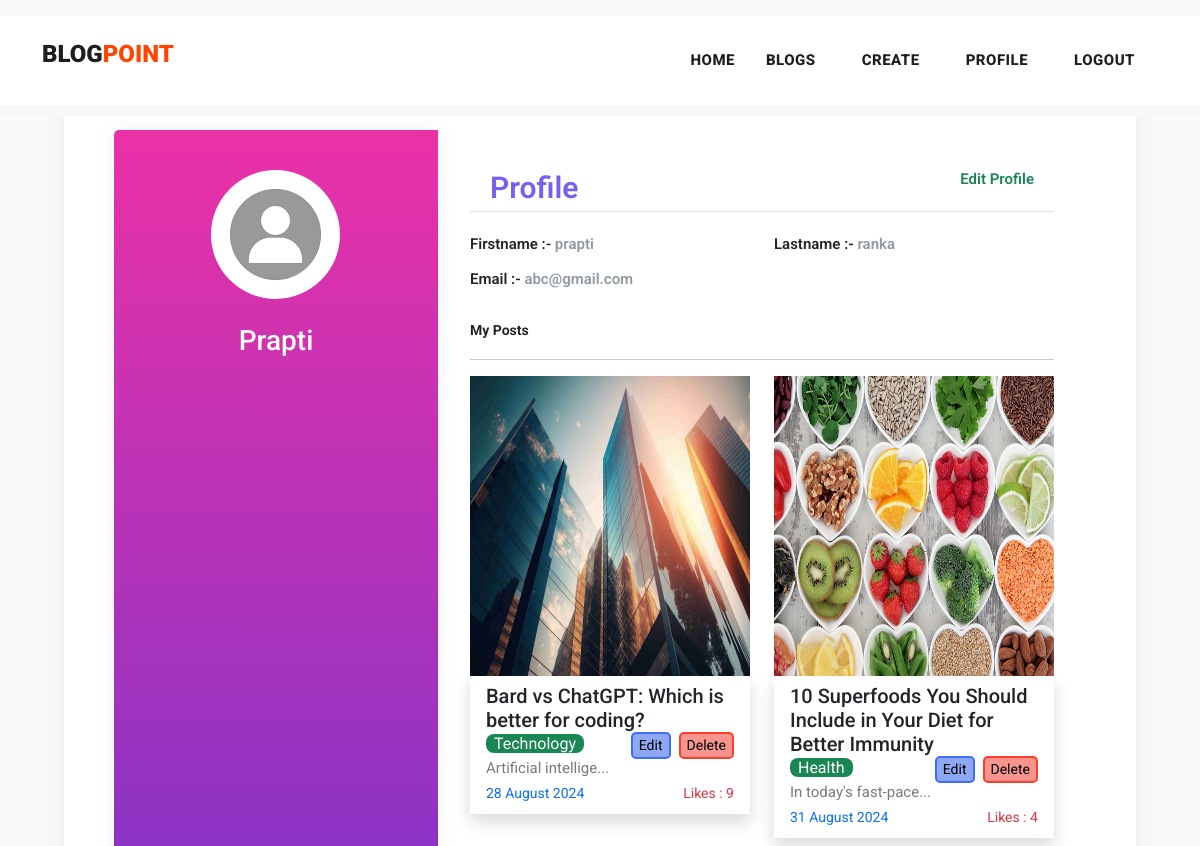
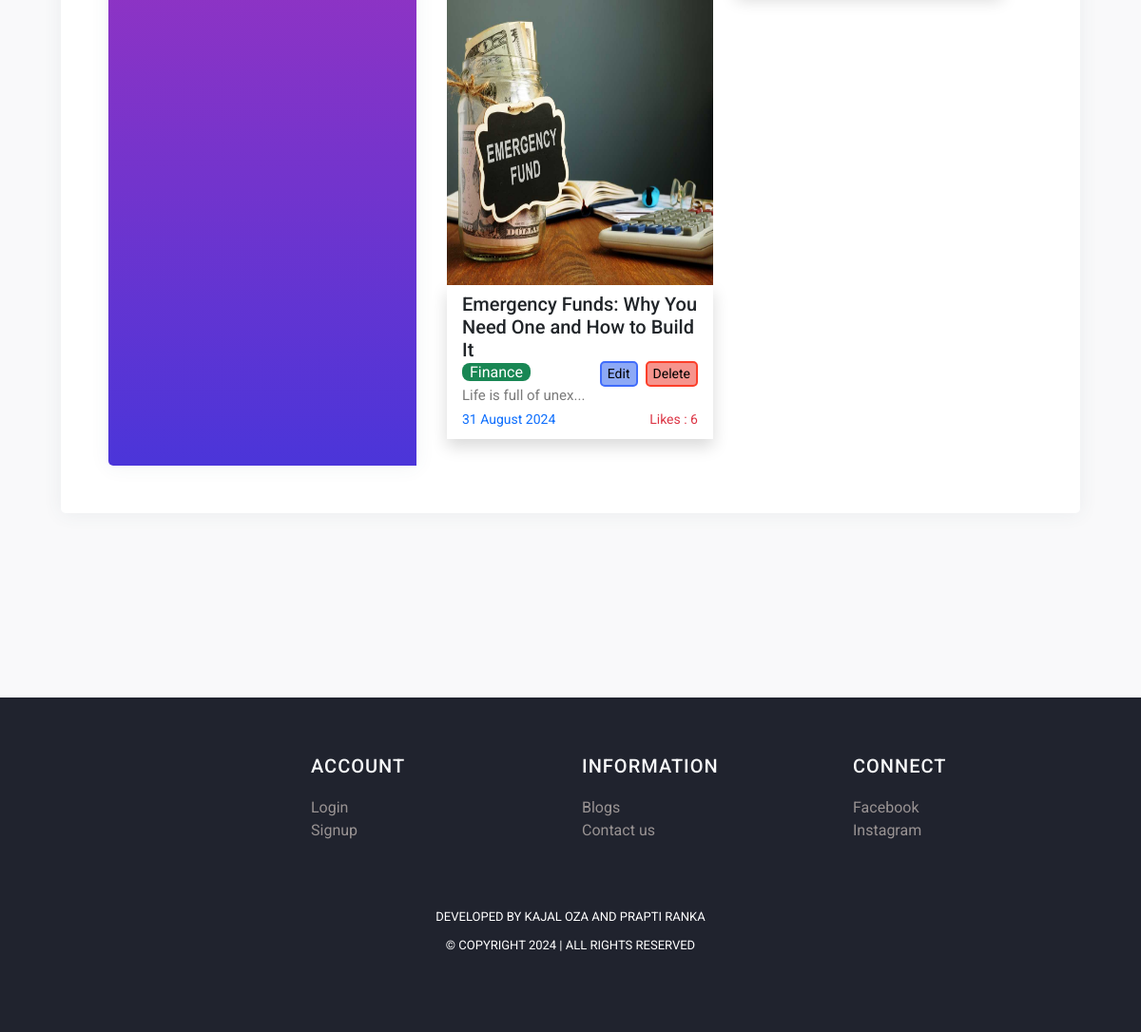
/profile/13, run on the app's committed database (2 pictures, top to bottom).
### myapp/models.py (models this page shows, shortened)
class Post(models.Model):
    postname = models.CharField(max_length=600)
    category = models.CharField(max_length=600)
    image = models.ImageField(upload_to='images/posts',blank=True,null=True)
    content = models.CharField(max_length=100000)
    time = models.CharField(default=time,max_length=100, blank=True)
    likes = models.IntegerField(default=0)
    user = models.ForeignKey(User,on_delete=models.CASCADE)

### myapp/views.py (the view)
# urls.py: path("profile/<int:id>",views.profile,name='profile'),
def profile(request,id):
    return render(request,'profile.html',{
        'user':User.objects.get(id=id),
        'posts':Post.objects.all(),
        'media_url':settings.MEDIA_URL,
    })

### templates/profile.html (shortened to what this page needs)
{% load static %}
<!DOCTYPE html>
<html lang="en">
<head>
    <link href="https://cdn.jsdelivr.net/npm/bootstrap@5.3.0-alpha3/dist/css/bootstrap.min.css" rel="stylesheet"
>
    <link href="{% static 'vendor/bootstrap/css/bootstrap.min.css' %}" rel="stylesheet">
    <link rel="stylesheet" href="https://maxcdn.bootstrapcdn.com/bootstrap/4.0.0/css/bootstrap.min.css">
    <link href="https://cdn.jsdelivr.net/npm/bootstrap@5.3.0-alpha3/dist/css/bootstrap.min.css" rel="stylesheet"
>
    <link rel="stylesheet" href="{% static 'assets/css/fontawesome.css' %}">
    <link rel="stylesheet" href="{% static 'assets/css/templatemo-stand-blog.css' %}">
    <link rel="stylesheet" href="{% static 'assets/css/owl.css' %}">
</head>
<body>
    <header class="">
        <nav class="navbar navbar-expand-lg bg-white">
            <div class="container">
                <a class="navbar-brand" href="index.html">
                    <h2>BLOG<span style="color: orangered;">POINT</span></h2>
                </a>
                <div class="collapse navbar-collapse" id="navbarResponsive">
                    <ul class="navbar-nav ml-auto">
                        <li>
                            <a class="nav-link" href="{% url 'index' %}">Home
                            </a>
                        </li>
                        <li class="nav-item">
                            <a class="nav-link" href="{% url 'blog' %}">Blogs</a>
                        </li>
                        {% if user.is_authenticated %}
                        <li class="nav-item">
                            <a class="nav-link" href="{% url 'create' %}">Create</a>
                        </li>
                        <li class="nav-item">
                            <a class="nav-link" href="{% url 'profile' user.id %}">Profile</a>
                        </li>
                        <li class="nav-item">
                            <a class="nav-link" href="{% url 'logout' %}">Logout</a>
                        </li>
                        {% else %}
                        <li class="nav-item">
                            <a class="nav-link" href="{% url 'signin' %}">Login</a>
                        </li>
                        {% endif %}
                    </ul>
                </div>
            </div>
        </nav>
    </header>
    <div class="mt-3">
        <div class="page-content page-container p-lg-5 p-0" id="page-content">
            <div class="padding">
                <div class="row d-flex justify-content-center">
                    <div class="col-xl-12 col-md-12" id="card">
                        <div class="card user-card-full">
                            <div class="row m-l-0 m-r-0">
                                <div class="col-sm-4 bg-c-lite-green user-profile">
                                    <div class="card-block text-center text-white">
                                        <div class="m-b-25">
                                            <img src="{% static 'assets/images/user.png' %}" class="img-radius"
                                                alt="User-Profile-Image" style="border-radius: 50%;">
                                        </div>
                                        <h6 class="f-w-800 h3" style="text-transform: capitalize;">{{user.username}}
                                        </h6>
                                    </div>
                                </div>
                                <div class="col-sm-8">
                                    <div class="card-block">
                                        <h6 class="m-b-20 p-b-5 b-b-default f-w-600"
                                            style="font-size: 30px; padding: 20px;  color: #7461f3;">Profile <a
                                                href="{% url 'profileedit' user.id %}"
                                                class="float-right text-decoration-none text-success"
                                                style="font-size: 15px;">Edit Profile</a>
                                        </h6>
                                        <div class="row">
                                            <div class="col-sm-6">
                                                <p class="m-b-10 f-w-600 text-dark">Firstname :-
                                                    <span class="text-muted f-w-400">{{user.first_name}}</span>
                                                </p>
                                            </div>
                                            <div class="col-sm-6">
                                                <p class="m-b-10 f-w-600 text-dark">Lastname :-
                                                    <span class="text-muted f-w-400">{{user.last_name}}</span>
                                                </p>
                                            </div>
                                            <div class="col-sm-6">
                                                <p class="m-b-10 f-w-600 text-dark">Email :-
                                                    <span class="text-muted f-w-400">{{user.email}}</span>
                                                </p>
                                            </div>
                                        </div>
                                        <p class="small fw-bold pt-3 text-dark">My Posts</p>
                                        <hr>
                                        <div class="row row-cols-lg-2 row-cols-1">
                                            {% for post in posts%}
                                            {% if post.user_id == user.id %}
                                            <div class="col col-lg-6 col-12 mb-2">
                                                <img src="{{media_url}}{{post.image}}" alt="" height="300px"
                                                    width="100%">
                                                <div class="px-3 py-2 shadow">
                                                    <h5>{{post.postname}}</h5>
                                                    <a href="{% url 'deletepost' post.id %}"><button
                                                            class="ms-2 float-right small" type="submit"
                                                            style="border:2px solid rgb(252, 63, 42); border-radius: 5px; background-color: rgb(246, 148, 141);">Delete</button></a>
                                                    <a href="{% url 'editpost' post.id %}"><button
                                                            class="float-right small" type="submit"
                                                            style="border:2px solid rgb(64, 108, 251); border-radius: 5px; background-color: rgb(141, 169, 246);">Edit</button></a>
                                                    <span
                                                        class="text-white bg-success rounded-3 px-2 rounded-2">{{post.category}}</span>
                                                    <p>{{post.content|slice:"0:20"}}...</p>
                                                    <p class="small text-primary">{{post.time}}<span
                                                            class="text-danger float-right">Likes :
                                                            {{post.likes}}</span></p>
                                                </div>
                                            </div>
                                            {% endif %}
                                            {% endfor %}
                                        </div>
                                    </div>
                                </div>
                            </div>
                        </div>
                    </div>
                </div>
            </div>
        </div>
    </div>
    {% include 'footer.html' %}
</body>
</html>

### static/assets/css/templatemo-stand-blog.css (style rules this page uses)
body { font-family: 'Roboto', sans-serif; overflow-x: hidden; text-rendering: optimizeLegibility; -webkit-font-smoothing: antialiased; -moz-osx-font-smoothing: grayscale; }
p { margin-bottom: 0px; font-size: 15px; font-weight: 400; color: #7a7a7a; line-height: 30px; }
a { text-decoration: none!important; }
ul { padding: 0; margin: 0; list-style: none; }
h1,h2,h3,h4,h5,h6 { margin: 0px; }
header { position: absolute; z-index: 99999; width: 100%; height: 100px; background-color: #f7f7f7; -webkit-transition: all 0.3s ease-in-out 0s; -moz-transition: all 0.3s ease-in-out 0s; -o-transition: all 0.3s ease-in-out 0s; transition: all 0.3s ease-in-out 0s; }
header .navbar { padding: 25px 0px; }
.navbar .navbar-brand { float: left; margin-top: -12px; outline: none; }
.navbar .navbar-brand h2 { color: #1e1e1e; text-transform: uppercase; font-size: 24px; font-weight: 900; -webkit-transition: all .3s ease 0s; -moz-transition: all .3s ease 0s; -o-transition: all .3s ease 0s; transition: all .3s ease 0s; }
#navbarResponsive { z-index: 999; }
.navbar-collapse { text-align: center; }
.navbar .navbar-nav .nav-item { margin: 0px 15px; }
.navbar .navbar-nav a.nav-link { text-transform: capitalize; font-size: 15px; font-weight: 800; text-transform: uppercase; letter-spacing: 0.5px; color: #1e1e1e; transition: all 0.3s; }

### templates/profile.html (style rules this page uses)
body { background-color: #f9f9fa; width: 100vw; height: 100vh; }
.padding { padding: 1rem; }
.user-card-full { overflow: hidden; }
.card { border-radius: 5px; -webkit-box-shadow: 0 1px 20px 0 rgba(69, 90, 100, 0.08); box-shadow: 0 1px 20px 0 rgba(69, 90, 100, 0.08); border: none; margin-bottom: 30px; padding: 50px; }
.m-r-0 { margin-right: 0px; }
.m-l-0 { margin-left: 0px; }
.user-card-full .user-profile { border-radius: 5px 0 0 5px; }
.bg-c-lite-green { background: linear-gradient(to top, #4b35d9, #eb31a7); box-shadow: 0 1px 20px 0 rgba(69, 90, 100, 0.08); }
.user-profile { padding: 20px 0; }
.card-block { padding: 1.25rem; }
.m-b-25 { margin-bottom: 25px; }
.img-radius { border-radius: 5px; }
h6 { font-size: 14px; }
.card .card-block p { line-height: 25px; }
.b-b-default { border-bottom: 1px solid #e0e0e0; }
.m-b-20 { margin-bottom: 20px; }
.p-b-5 { padding-bottom: 5px !important; }
.m-b-10 { margin-bottom: 10px; }
.text-muted { color: #919aa3 !important; }
.f-w-600 { font-weight: 600; }

### templates/footer.html (style rules this page uses)
li { text-decoration: none; text-align: left; }
li a { color: rgb(153, 147, 147); }

### data on the page
Post: image (picture), postname "Bard vs ChatGPT: Which is better for coding?", category "Technology", content "Artificial intellige", time "28 August 2024", likes "9"
Post: image (picture), postname "10 Superfoods You Should Include in Your Diet for Better Immunity", category "Health", content "In today's fast-pace", time "31 August 2024", likes "4"
Post: image (picture), postname "Emergency Funds: Why You Need One and How to Build It", category "Finance", content "Life is full of unex", time "31 August 2024", likes "6"

### other printed values
{{ user.username }} "Prapti"
{{ user.first_name }} "prapti"
{{ user.last_name }} "ranka"
{{ user.email }} "abc@gmail.com"
